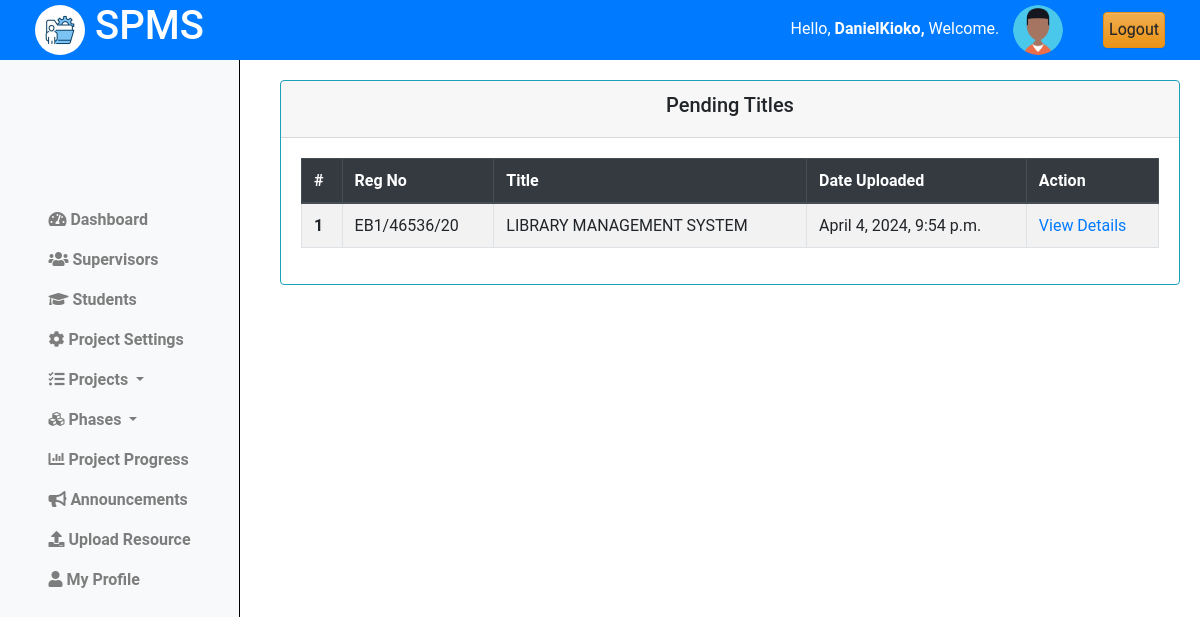
Page /projects/titles/pending/ (signed in) on the committed database.
### projectsApp/models.py (models this page shows, shortened)
class Coordinator(AbstractUser):
    pass

class Projects(models.Model):
    student = models.ForeignKey(Student, on_delete=models.CASCADE)
    title = models.CharField(max_length=255)
    description = models.TextField()
    objectives = models.TextField()
    lecturer = models.ForeignKey(Lecturer, on_delete=models.SET_NULL, null=True, blank=True)
    status = models.CharField(max_length=50, choices=[
        ('pending', 'Pending'),
        ('approved', 'Approved'),
        ('rejected', 'Rejected')
    ], default='Pending')
    created_at = models.DateTimeField(auto_now_add=True)
    updated_at = models.DateTimeField(auto_now=True)

class Student(models.Model):
    regno = models.CharField(max_length=255, unique=True)
    email = models.EmailField(max_length=255, unique=True)
    name = models.CharField(max_length=255)
    phone_number = models.IntegerField(null=True, blank=True)
    intake_year = models.PositiveSmallIntegerField(default=2024)
    password = models.CharField(max_length=128, null=False, blank=False)
    user_id = models.AutoField(primary_key=True)
    last_login = models.DateTimeField(blank=True, null=True)
    USERNAME_FIELD = 'email'
    REQUIRED_FIELDS = ['regno', 'name', 'phone_number']
    class Meta:
        db_table = "students"

### projectsApp/AccessControl.py (the view)
    @login_required
    def wrapper(request, *args, **kwargs):
        if not isinstance(request.user, Coordinator):
            return redirect('cordinator_login')
        return function(request, *args, **kwargs)

### projectsApp/AccessControl.py (called while the page is built)
def coordinator_required(function):
    @login_required
    def wrapper(request, *args, **kwargs):
        if not isinstance(request.user, Coordinator):
            return redirect('cordinator_login')
        return function(request, *args, **kwargs)
    return wrapper

### projectsApp/views.py (called while the page is built)
@coordinator_required
def pending_titles(request):
    projects = Projects.objects.filter(status="Pending").order_by('created_at')
    context = {
        'projects':projects
        }
    return render(request, 'cordinator/pending_titles.html', context)

### projectsApp/templates/cordinator/pending_titles.html (shortened to what this page needs)
{% extends 'base_cord.html' %}
{% load static %}
{% block content %}
{% include 'column1_cord.html' %}
<div class="content">
    <div class="container-fluid">
        <div class="row">
            <div class="card border-info">
                <div class="card-header text-center">
                    <h5>Pending Titles</h5>
                </div>
                <div class="card-body">
                    <table class="table table-bordered table-hover  table-striped border-info">
                        <thead class="thead-dark">
                            <tr>
                                <th scope="col">#</th>
                                <th scope="col">Reg No</th>
                                <th scope="col">Title</th>
                                <th scope="col">Date Uploaded</th>
                                <th scope="col">Action</th>
                            </tr>
                        </thead>
                        <tbody>
                            {% if projects.exists %}
                                {% for project in projects %}
                                    <tr>
                                        <th scope="row">{{forloop.counter}}</th>
                                        <td>{{project.student.regno|upper}}</td>
                                        <td>{{project.title|upper}}</td>
                                        <td>{{project.created_at}}</td>
                                        <td><a href="{% url "view_project_details" project.id %}"> View Details </a></td>
                                    </tr>
                            {% endfor %}
                            {% else %}
                                <tr>
                                    <td colspan="6" class="text-center text-danger">No Pending projects found.</td>
                                </tr>
                            {% endif %}
                        </tbody>
                    </table>
                </div>
            </div>
        </div>
    </div>
</div>
<link rel="stylesheet" href="{% static 'css/mystudents.css' %}">
{% endblock %}

### projectsApp/templates/base_cord.html (shortened to what this page needs)
{% load static %}
<!doctype html>
<html class="no-js h-100" lang="en">
  <head>
    <link href="https://use.fontawesome.com/releases/v5.0.6/css/all.css" rel="stylesheet">
    <link href="https://stackpath.bootstrapcdn.com/bootstrap/4.5.2/css/bootstrap.min.css" rel="stylesheet">
    <link rel="stylesheet" href="https://cdn.jsdelivr.net/npm/bootstrap@3.3.7/dist/css/bootstrap-theme.min.css">
</head>
<body>
    <header>
        <div class="container-fluid">
            <div class="row align-items-center">
                <div class="col-md-3">
                    <div class="left">
                        <img src="{% static 'images/logo.jpg' %}" alt="Logo" class="logo">
                        <h1>SPMS</h1>
                    </div>
                </div>
                <div class="col-md-9 d-flex justify-content-end">
                    <div class="row align-items-center">
                        <div class="col-auto">
                            <span class="username mb-3" style="padding:10px;">
                                Hello,
                                <strong>
                                    {% if request.user.is_authenticated %}
                                        {% if request.user.is_staff %}
                                            {{ request.user.username }},
                                        {% else %}
                                            {{ request.user.name }},
                                        {% endif %}
                                    {% else %}
                                        Guest,
                                    {% endif %}
                                </strong>
                                Welcome.
                            </span>
                            <img src="{% static 'images/profile.png'%}" alt="Profile Picture" class="profile-pic">
                        </div>
                        <div class="col-auto">
                            <a href="{% url 'logout' %}" class="btn btn-warning" style="padding:5px;">Logout</a>
                        </div>
                    </div>
                </div>
            </div>
        </div>
    </header>
    {% block content %}
    {% endblock %}
</body>
</html>

### projectsApp/static/css/mystudents.css (style rules this page uses)
.content { margin-left: 250px; padding: 20px; margin-top: 60px; }
.card { width: 100%; margin-left: 10px; }

### projectsApp/templates/base_cord.html (style rules this page uses)
body { font-family: 'Roboto', sans-serif; margin: 0; padding: 0; }
header { background-color: #007BFF; color: white; display: flex; justify-content: space-between; align-items: center; text-align: center; padding: 10px 20px; z-index: 20; position: fixed; top: 0; left: 0; width: 100%; height: 60px; }
header .left { display: flex; align-items: center; }
header .logo { width: 50px; height: 50px; margin-right: 10px; border-radius: 50%; }
header .profile-pic { width: 50px; height: 50px; border-radius: 50%; margin-right: 10px; }

### rows in the picture
Coordinator: user.username "DanielKioko"
Projects: student.regno "EB1/46536/20", title "LIBRARY MANAGEMENT SYSTEM", created_at "April 4, 2024, 9:54 p.m."
